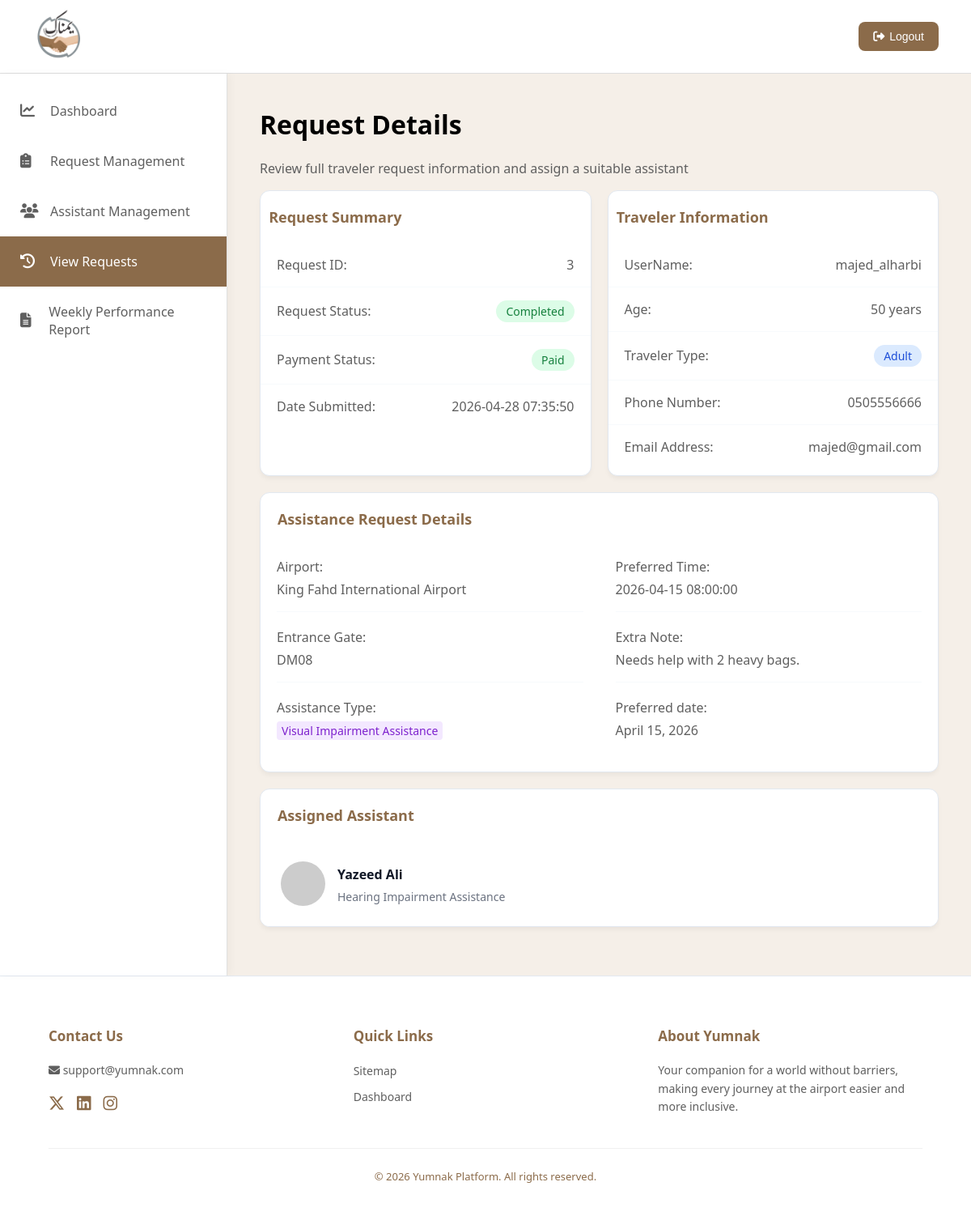
Page /view-details.php?id=3 (signed in) on the committed database.
### tables this page shows
CREATE TABLE ASSISTANCE_REQUEST (
    RequestID INT(11) AUTO_INCREMENT PRIMARY KEY,
    PreferredTime DATETIME NOT NULL,
    Date DATETIME DEFAULT CURRENT_TIMESTAMP,
    ExtraNote VARCHAR(255),
    Status ENUM('Pending', 'Accepted', 'Rejected', 'Cancelled', 'Completed') DEFAULT 'Pending', 
    IsPaid BOOLEAN DEFAULT FALSE,
    TravelerID INT NOT NULL,
    AdminID INT,
    AssistantID INT,
    GateID VARCHAR(50) NOT NULL,
    FOREIGN KEY (TravelerID) REFERENCES TRAVELER(UserID) ON DELETE CASCADE,
    FOREIGN KEY (AdminID) REFERENCES ADMIN(AdminID) ON DELETE SET NULL,
    FOREIGN KEY (AssistantID) REFERENCES ASSISTANT(AssistantID) ON DELETE SET NULL,
    FOREIGN KEY (GateID) REFERENCES GATE(GateID) ON DELETE RESTRICT
);

CREATE TABLE TRAVELER (
    UserID INT(11) AUTO_INCREMENT PRIMARY KEY,
    UserName VARCHAR(100) UNIQUE NOT NULL,
    Email VARCHAR(150) UNIQUE NOT NULL,
    Phone VARCHAR(20) NOT NULL,
    Password VARCHAR(255) NOT NULL,
    DOB DATE
);

CREATE TABLE AIRPORT (
    AirportID INT(11) AUTO_INCREMENT PRIMARY KEY,
    AirportName VARCHAR(150) NOT NULL,
    City VARCHAR(100) NOT NULL,
    ImagePath VARCHAR(255) NOT NULL
);

CREATE TABLE GATE (
    GateID VARCHAR(50) PRIMARY KEY,
    AirportID INT,
    FOREIGN KEY (AirportID) REFERENCES AIRPORT(AirportID) ON DELETE CASCADE
);

CREATE TABLE ASSISTANT (
    AssistantID INT(11) AUTO_INCREMENT PRIMARY KEY,
    Name VARCHAR(100) NOT NULL,
    Phone VARCHAR(20) NOT NULL,
    Email VARCHAR(100) UNIQUE NOT NULL,
    Specialization ENUM(
        'Wheelchair Assistance', 
        'Mobility Assistance', 
        'Visual Impairment Assistance', 
        'Hearing Impairment Assistance', 
        'Cognitive Assistance'
    ) NOT NULL,
    AdminID INT,
    FOREIGN KEY (AdminID) REFERENCES ADMIN(AdminID) ON DELETE SET NULL
);

### view-details.php (the view, shortened to what this page needs)
<?php
include('db_connection.php');
$requestID = $_GET['id'];
$query = "
SELECT
    ar.RequestID,
    ar.Status,
    ar.IsPaid,
    ar.Date,
    ar.PreferredTime,
    ar.ExtraNote,
    t.UserName,
    t.Email,
    t.Phone,
    TIMESTAMPDIFF(YEAR, t.DOB, CURDATE()) AS Age,
    g.GateID,
    a.AirportName,
    GROUP_CONCAT(at.AssistanceName SEPARATOR ', ') AS AssistanceTypes,
   ass.Name AS AssistantName,
ass.Specialization AS AssistantSpecialization
FROM ASSISTANCE_REQUEST ar
JOIN TRAVELER t ON ar.TravelerID = t.UserID
JOIN GATE g ON ar.GateID = g.GateID
JOIN AIRPORT a ON g.AirportID = a.AirportID
LEFT JOIN REQUEST_TYPE rt ON ar.RequestID = rt.RequestID
LEFT JOIN ASSISTANCE_TYPE at ON rt.AssistanceTypeID = at.AssistanceTypeID
LEFT JOIN ASSISTANT ass ON ar.AssistantID = ass.AssistantID
WHERE ar.RequestID = ?
GROUP BY ar.RequestID
";
$stmt = $conn->prepare($query);
$stmt->bind_param("i", $requestID);
$stmt->execute();
$result = $stmt->get_result();
$data = $result->fetch_assoc();
?>
<!DOCTYPE html>
<html lang="en" dir="ltr">
<head>
    <link rel="stylesheet" href="https://cdnjs.cloudflare.com/ajax/libs/font-awesome/6.5.1/css/all.min.css">
    <link rel="stylesheet" href="styleF.css">
</head>
<body>
    <header>
        <div class="logo">
            <img src="Image/Yumnak-Logo.png" alt="Yumnak Logo">
        </div>
        <div class="logout">
        <button onclick="window.location.href='logout.php'">
            <i class="fas fa-sign-out-alt"></i>
            Logout
        </button>
    </div>
    </header>
    <div class="container">
        <aside class="sidebar">
            <a href="Admin-Dashboard.php" class="sidebar-item">
                <i class="fa-solid fa-chart-line"></i> Dashboard
            </a>
            <a href="request-management.php" class="sidebar-item">
                <i class="fa-solid fa-clipboard-list"></i> Request Management
            </a>
            <a href="Assistant_Management.php" class="sidebar-item">
                <i class="fa-solid fa-users"></i> Assistant Management
            </a>
            <a href="view-requests.php" class="sidebar-item active">
                <i class="fa-solid fa-clock-rotate-left"></i> View Requests
            </a>
            <a href="Weekly_Performance.php" class="sidebar-item">
                <i class="fa-solid fa-file-lines"></i> Weekly Performance Report
            </a>
        </aside>
        <main class="main-content">
            <div class="headline">
                <h1>Request Details</h1>
                <p>Review full traveler request information and assign a suitable assistant</p>
            </div>
            <div class="cards-row">
                <div class="small-table-container">
                    <div class="small-table-header-title">
                        Request Summary
                    </div>
                    <table class="detail-table">
                        <tbody>
                            <tr>
                                <th>Request ID:</th>
                                <td><?php echo htmlspecialchars($data['RequestID']); ?></td>
                            </tr>
                            <tr>
                                <th>Request Status:</th>
                                <td>
                                    <span class="status <?php echo strtolower($data['Status']); ?>">
                                        <?php echo htmlspecialchars($data['Status']); ?>
                                    </span>
                                </td>
                            </tr>
                            <tr>
                                <th>Payment Status:</th>
                                <td>
                                    <span class="status <?php echo $data['IsPaid'] ? 'paid' : 'pending'; ?>">
                                        <?php echo $data['IsPaid'] ? 'Paid' : 'Not Paid'; ?>
                                    </span>
                                </td>
                            </tr>
                            <tr>
                                <th>Date Submitted:</th>
                                <td><?php echo htmlspecialchars($data['Date']); ?></td>
                            </tr>
                        </tbody>
                    </table>
                </div>
                <div class="small-table-container">
                    <div class="small-table-header-title">
                        Traveler Information
                    </div>
                    <table class="detail-table">
                        <tbody>
                            <tr>
                                <th>UserName:</th>
                                <td><?php echo htmlspecialchars($data['UserName']); ?></td>
                            </tr>
                            <tr>
                                <th>Age:</th>
                                <td><?php echo htmlspecialchars($data['Age']); ?> years</td>
                            </tr>
                            <tr>
                                <th>Traveler Type:</th>
                                <td><span class="status adult">Adult</span></td>
                            </tr>
                            <tr>
                                <th>Phone Number:</th>
                                <td><?php echo htmlspecialchars($data['Phone']); ?></td>
                            </tr>
                            <tr>
                                <th>Email Address:</th>
                                <td><?php echo htmlspecialchars($data['Email']); ?></td>
                            </tr>
                        </tbody>
                    </table>
                </div>
            </div>
            <div class="table-container full-width-card">
                <div class="small-table-header-title">
                    Assistance Request Details
                </div>
                <dl class="details-grid">
                    <div class="detail-block">
                        <dt>Airport:</dt>
                        <dd><?php echo htmlspecialchars($data['AirportName']); ?></dd>
                    </div>
                    <div class="detail-block">
                        <dt>Preferred Time:</dt>
                        <dd><?php echo htmlspecialchars($data['PreferredTime']); ?></dd>
                    </div>
                    <div class="detail-block">
                        <dt>Entrance Gate:</dt>
                        <dd><?php echo htmlspecialchars($data['GateID']); ?></dd>
                    </div>
                    <div class="detail-block">
                        <dt>Extra Note:</dt>
                        <dd>
                            <?php
                            echo !empty($data['ExtraNote'])
                                ? htmlspecialchars($data['ExtraNote'])
                                : "No extra note provided.";
                            ?>
                        </dd>
                    </div>
                    <div class="detail-block border-none">
                        <dt>Assistance Type:</dt>
                       <dd>
    <?php
    $types = explode(',', $data['AssistanceTypes'] ?? '');
    foreach ($types as $type) {
        if (trim($type) !== '') {
            echo '<span class="badge purple">' . htmlspecialchars(trim($type)) . '</span> ';
        }
    }
    ?>
</dd>
                    </div>
                    <div class="detail-block border-none">
                        <dt>Preferred date:</dt>
                        <dd><?php echo date("F d, Y", strtotime($data['PreferredTime'])); ?></dd>
                    </div>
                </dl>
            </div>
            <div class="table-container full-width-card">
                <div class="small-table-header-title">
                    Assigned Assistant
                </div>
             <?php if (!empty($data['AssistantName'])) { ?>
    <div class="assigned-assistant-info">
    <img src="https://ui-avatars.com/api/?name=<?php echo urlencode($data['AssistantName']); ?>&background=random" alt="Assigned Assistant">
    <div>
        <p class="assigned-assistant-name"><?php echo htmlspecialchars($data['AssistantName']); ?></p>
        <span><?php echo htmlspecialchars($data['AssistantSpecialization']); ?></span>
    </div>
</div>
<?php } ?>
            </div>
        </main>
    </div>
    <footer class="footer">
        <div class="footer-content">
            <div class="footer-section">
                <h4>Contact Us</h4>
                <p><i class="fas fa-envelope"></i> support@yumnak.com</p>
                <div class="social-icons">
                    <a href="#"><i class="fa-brands fa-x-twitter"></i></a>
                    <a href="#"><i class="fab fa-linkedin"></i></a>
                    <a href="#"><i class="fab fa-instagram"></i></a>
                </div>
            </div>
            <div class="footer-section">
                <h4>Quick Links</h4>
                <ul class="footer-links">
                    <li><a href="#">Sitemap</a></li>
                    <li><a href="Admin-Dashboard.php">Dashboard</a></li>
                </ul>
            </div>
            <div class="footer-section about-yumnak">
                <h4>About Yumnak</h4>
                <p>Your companion for a world without barriers, making every journey at the airport easier and more inclusive.</p>
            </div>
        </div>
        <div class="footer-bottom">
            &copy; 2026 Yumnak Platform. All rights reserved.
        </div>
    </footer>
</body>
</html>

### view-details.php (style rules this page uses)
.assigned-assistant-info { display: flex; align-items: center; gap: 15px; padding: 25px; background: #ffffff; }
.assigned-assistant-info img { width: 55px; height: 55px; border-radius: 50%; }
.assigned-assistant-name { font-weight: 600; color: #111827; padding: 5px 0; margin: 0; font-size: 16px; }
.assigned-assistant-info span { color: #6B7280; font-size: 14px; }

### rows in the picture
assistance_request: RequestID "3", Status "Completed", Date "2026-04-28 07:35:50", TravelerID.UserName "majed_alharbi", TravelerID.Phone "0505556666", TravelerID.Email "majed@gmail.com", airport.AirportName "King Fahd International Airport", PreferredTime "2026-04-15 08:00:00", GateID.GateID "DM08", ExtraNote "Needs help with 2 heavy bags.", type "Visual Impairment Assistance", PreferredTime "April 15, 2026", AssistantID.Name "Yazeed Ali", AssistantID.Specialization "Hearing Impairment Assistance"

### other values in the picture
$data['Age'] "50"
